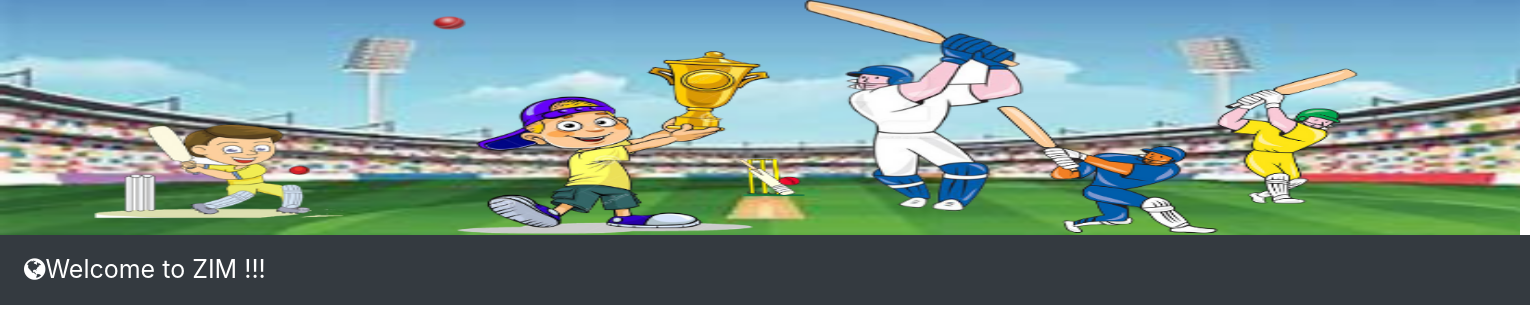
/country/4/players, run on an earlier commit of the app's database.
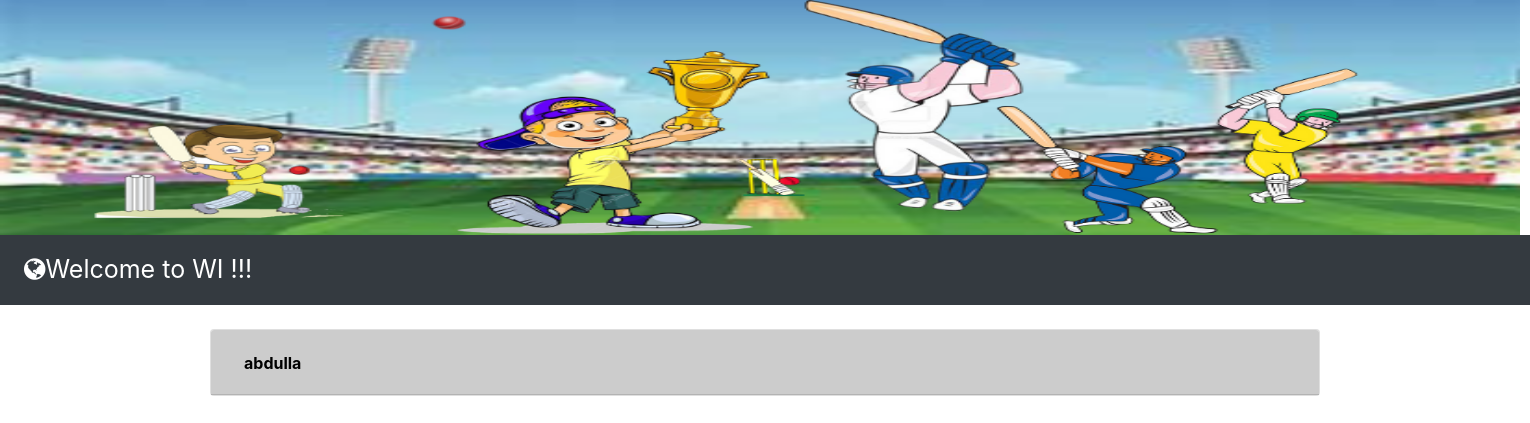
And on a later commit of the database.
### cricket_database.py (models this page shows, shortened)
class Country(Base):
    __tablename__ = 'country'
    id = Column(Integer, primary_key=True)
    name = Column(String(250), nullable=False)
    user_id = Column(Integer, ForeignKey('user.id'))
    user = relationship(User)

class Player(Base):
    __tablename__ = 'player'
    name = Column(String(100), nullable=False)
    id = Column(Integer, primary_key=True)
    about = Column(String(250))
    jersey_number = Column(String(10))
    runs = Column(String(20))
    half_century = Column(Integer)
    century = Column(Integer)
    place = Column(String(100))
    player_id = Column(Integer, ForeignKey('country.id'))
    country = relationship(Country)
    user_id = Column(Integer, ForeignKey('user.id'))
    user = relationship(User)

### cricket.py (the view)
@app.route('/country/<int:country_id>/players')
def showPlayers(country_id):
    country = session.query(Country).filter_by(id=country_id).one()
    player = session.query(Player).filter_by(player_id=country_id).all()
    return render_template('menu.html', country=country, player=player)

### templates/menu.html (shortened to what this page needs)
<!DOCTYPE html>
<html lang="en">
<head>
 <link rel="stylesheet" href="https://maxcdn.bootstrapcdn.com/bootstrap/4.0.0/css/bootstrap.min.css">
<link rel="stylesheet" type="text/css" href="/static/style.css">
<link rel="stylesheet" href="https://cdnjs.cloudflare.com/ajax/libs/font-awesome/4.7.0/css/font-awesome.min.css">
</head>
<body>
 <div class="row">
    <div class="col-md-12">
      <img src="{{url_for('static',filename='cricket.png')}}" style="margin:0px; width:1520px; height: 235px;">
    </div>
  </div>
<nav class="navbar navbar-expand-lg navbar-dark bg-dark">
			<div class="collapse navbar-collapse" id="collapsibleNavbar">
			  <ul class="navbar-nav mr-auto mt-2 mt-lg-0">
				<li class="nav-item">
					<a href=""class="nav-link" style="font-size: 25px; color:white;"><span class="fa fa-globe"></span>Welcome to {{country.name}} !!!</a>
				</li>
			  </ul>
		   </div>
		</nav>
	<div class="container mt-4">
		{% for i in player %}
			<div class="card ">
				<div class="card-header bg-gray text-white" id="headingOne{{i.id}}">
					<div class="row">
						<div class="col-9">
							<h2 class="mb-0">
								<button class="btn btn-link text-primary collapsed" type="button" data-toggle="collapse" data-target="#collapseOne{{i.id}}" aria-expanded="true" aria-controls="collapseOne">
					          <font color="black"><b>{{i.name}}</b></font>
					        	</button>
							</h2>
						</div>
						<div class="col-3 ">
						</div>
					</div>
				</div>
			</div>
		{% endfor %}
	</div>
</body>
</html>

What changed in the data, as far as the page shows it:
changed Country: name "ZIM" → "WI"
added Player: name "abdulla"
